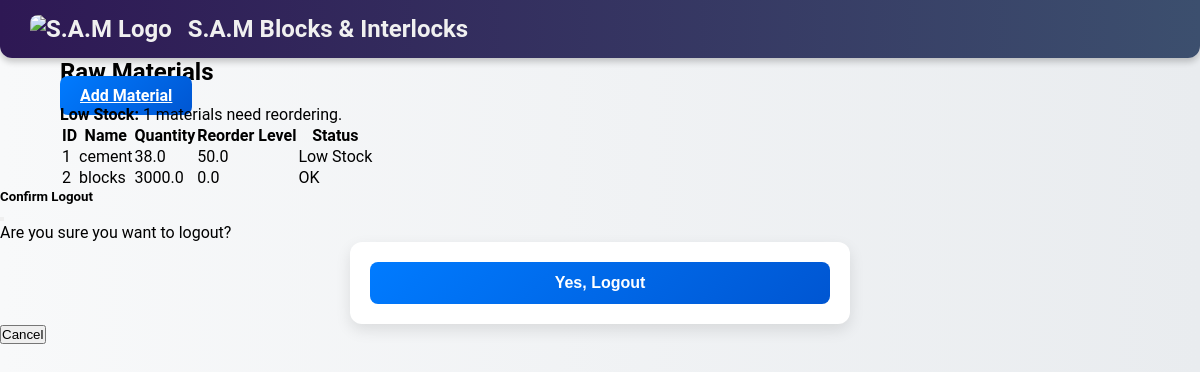
Before: /materials with the older database file.
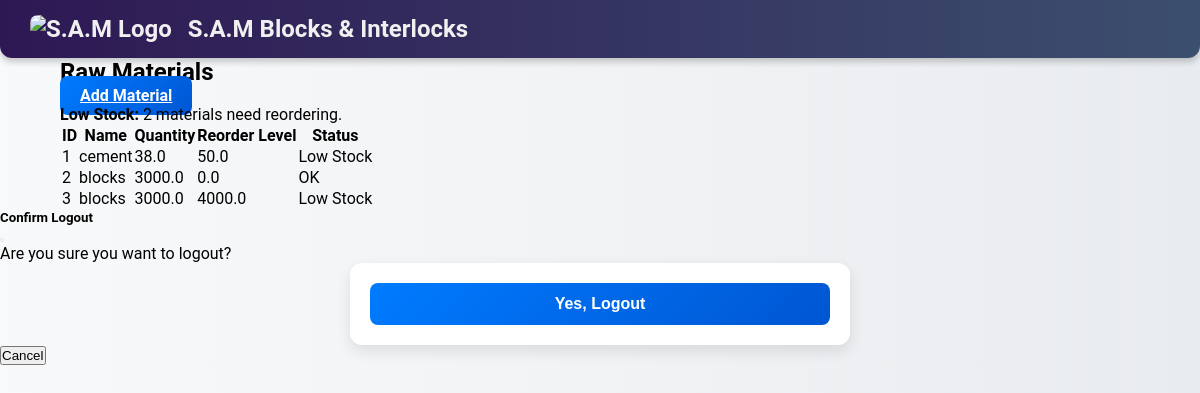
After: the same page with the newer database file.
### tables this page shows
CREATE TABLE raw_materials (
    id INTEGER PRIMARY KEY AUTOINCREMENT,
    name TEXT NOT NULL,
    qty REAL NOT NULL,
    reorder_level REAL NOT NULL
);

### app.py (the view)
@app.route('/materials')
def list_materials():
    db = get_db()
    materials = db.execute('SELECT * FROM raw_materials').fetchall()
    low_stock_count = db.execute(
        'SELECT COUNT(*) FROM raw_materials WHERE qty < reorder_level'
    ).fetchone()[0]
    return render_template('materials/list.html', materials=materials, low_stock_count=low_stock_count)

### app.py (called while the page is built)
def get_db():
    db = getattr(g, '_database', None)
    if db is None:
        db = g._database = sqlite3.connect(app.config['DATABASE'])
        db.row_factory = sqlite3.Row
    return db

@app.before_request
def restrict_access():
    if 'user_id' in session and session.get('role') != 'Admin':
        restricted_routes = ['/materials/add', '/orders/<int:order_id>/delete']
        if request.path in restricted_routes:
            flash('You do not have permission to access this page.', 'danger')
            return redirect(url_for('index'))

### templates/materials/list.html
{% extends "index.html" %}
{% block content %}
  <h2>Raw Materials</h2>
  <a href="{{ url_for('add_material') }}" class="btn btn-primary mb-3">Add Material</a>
  <div class="alert alert-warning">
    <strong>Low Stock:</strong> {{ low_stock_count }} materials need reordering.
  </div>
  <table class="table table-striped">
    <thead>
      <tr>
        <th>ID</th>
        <th>Name</th>
        <th>Quantity</th>
        <th>Reorder Level</th>
        <th>Status</th>
      </tr>
    </thead>
    <tbody>
      {% for material in materials %}
        <tr class="{{ 'table-danger' if material.qty < material.reorder_level }}">
          <td>{{ material.id }}</td>
          <td>{{ material.name }}</td>
          <td>{{ material.qty }}</td>
          <td>{{ material.reorder_level }}</td>
          <td>
            {% if material.qty < material.reorder_level %}
              <span class="badge badge-danger">Low Stock</span>
            {% else %}
              <span class="badge badge-success">OK</span>
            {% endif %}
          </td>
        </tr>
      {% endfor %}
    </tbody>
  </table>
{% endblock %}

Changed rows visible on the page:
added raw_materials: id "3", name "blocks", qty "3000.0", reorder_level "4000.0", shows "Low Stock"
Other visible differences:
{{ low_stock_count }}: "1" → "2"
